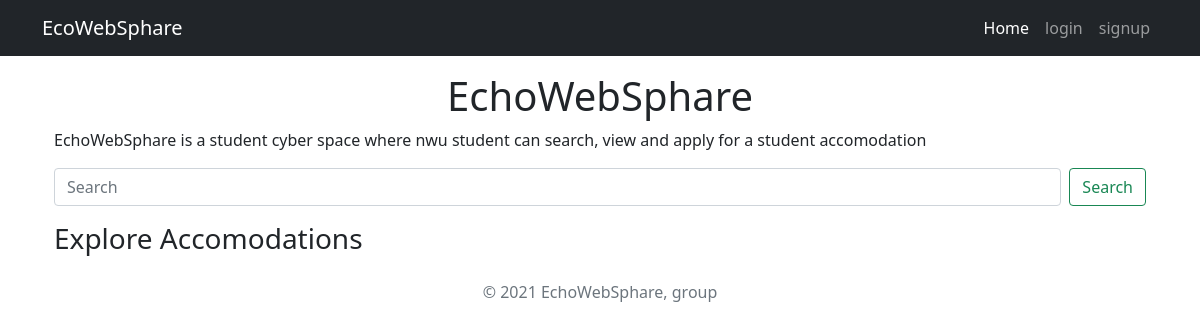
The app's page /, older data.
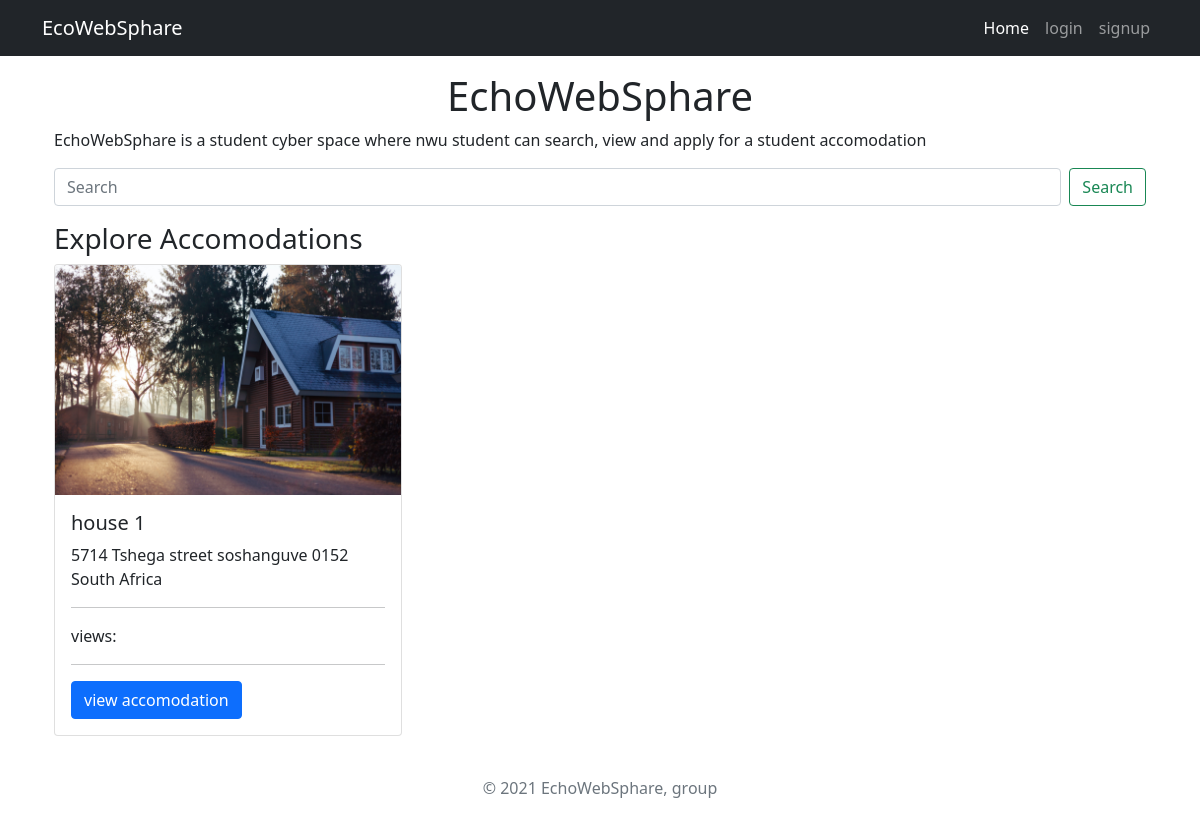
The same page, newer data.
### accomodations/models.py (models this page shows, shortened)
class Accomodation(models.Model, HitCountMixin):
    owner = models.ForeignKey(settings.AUTH_USER_MODEL,on_delete=models.CASCADE, related_name="owner")
    title = models.CharField(max_length=255, unique=True)
    address = models.OneToOneField(Address, on_delete=models.CASCADE)
    hit_count_generic = GenericRelation(HitCount, object_id_field='object_pk',related_query_name='hit_count_generic_relation')
    likes = models.ManyToManyField(settings.AUTH_USER_MODEL, blank=True, related_name='accomodation_likes')
    image_1 = models.ImageField(upload_to='images', null=True, blank=True)
    image_2 = models.ImageField(upload_to='images', null=True, blank=True)
    image_3 = models.ImageField(upload_to='images', null=True, blank=True)
    image_4 = models.ImageField(upload_to='images', null=True, blank=True)
    image_5 = models.ImageField(upload_to='images', null=True, blank=True)
    description = QuillField(null=True, blank=True)
    applied = models.ManyToManyField(settings.AUTH_USER_MODEL,default=None, blank=True, related_name="applied")
    date_added = models.DateTimeField(auto_now_add=True)

class Address(models.Model):
    class ProvinceChoice(models.TextChoices):
        GAUTENG = 'GP', ('Gauteng')
    house_number = models.CharField(max_length=20,default="5714")
    street_name = models.CharField(max_length=255,default="Tshega street")
    provice = models.CharField(max_length=2,choices=ProvinceChoice.choices,default=ProvinceChoice.GAUTENG)
    locality = models.CharField(max_length=255, null=True,blank=True, default="soshanguve")
    municipality = models.CharField(max_length=255,default="Tshwane")
    postal_code = models.CharField(max_length=10,default="0152")
    country = models.CharField(default="South Africa", max_length=12, editable=False)
    def __str__(self):
        return f"{self.house_number} {self.street_name} {self.locality} {self.postal_code} {self.country}"

### accomodations/views.py (the view)
# urls.py: path('', AccomodationList.as_view(), name='home'),
class AccomodationList(ListView):
    model = Accomodation
    paginate_by = 10
    template_name = 'home.html'

### templates/home.html (shortened to what this page needs)
{% extends 'base.html' %}
{% load hitcount_tags %}
{% load crispy_forms_tags %}
{% block content %}
<div class="container mt-3">
    <h1 class="d-flex justify-content-center">
        EchoWebSphare
    </h1>
    <p>
        EchoWebSphare is a student cyber space where nwu student can search, view and apply for a student
        accomodation
    </p>
</div>
<div class="container mt-3 mb-3">
    <div class="justify-content-center">
        <form class="d-flex Bootstrap" action="{% url 'search_results' %}" method="get">
            <input name="q" class="form-control me-2" type="search" placeholder="Search" aria-label="Search">
            <button class="btn btn-outline-success" type="submit">Search</button>
        </form>
    </div>
</div>
<section class="container">
    <div class="">
        <h3>
            Explore Accomodations
        </h3>
    </div>
    <div class="row row-cols-1 row-cols-md-2 row-cols-lg-3 row-cols-sm-auto g-4">
        {% for house in accomodation_list %}
        <div class="col">
            <div class="card">
                <img src="{{house.image_1.url}}" class="card-img-top" alt="...">
                <div class="card-body">
                    <h5 class="card-title">{{house.title}}</h5>
                    <p class="card-text">{{house.address}}</p>
                    <hr>
                    <span>views: {% get_hit_count for house %}</span>
                    <hr>
                    <a href="{% url 'accomodation-detail' house.id %}" class="btn btn-primary">view accomodation</a>
                </div>
            </div>
        </div>
        {% endfor %}
    </div>
</section>
{% endblock %}

### templates/base.html (shortened to what this page needs)
{% load crispy_forms_tags %}
<!doctype html>
<html lang="en">
<head>
  <link href="https://cdn.jsdelivr.net/npm/bootstrap@5.1.2/dist/css/bootstrap.min.css" rel="stylesheet">
</head>
<body>
  <nav class="navbar navbar-expand-lg navbar-dark bg-dark">
    <div class="container">
      <a class="navbar-brand" href="{% url 'home' %}">EcoWebSphare</a>
      <div class="collapse navbar-collapse" id="navbarSupportedContent">
        <ul class="navbar-nav ms-auto mb-2 mb-lg-0">
          <li class="nav-item">
            <a class="nav-link active" aria-current="page" href="{% url 'home' %}">Home</a>
          </li>
          {% if user.is_authenticated %}
          <li class="nav-item">
            <a class="nav-link active" aria-current="page" href="{% url 'dashboard' %}">Dashboard</a>
          </li>
          <li class="nav-item">
            <a class="nav-link active" aria-current="page" href="{% url 'logout' %}">logout</a>
          </li>
          {% else %}
          <li class="nav-item">
            <a class="nav-link" href="{% url 'login' %}">login</a>
          </li>
          <li class="nav-item">
            <a class="nav-link" href="{% url 'signup' %}">signup</a>
          </li>
          {% endif %}
        </ul>
      </div>
    </div>
  </nav>
<div class="container">
    {% block content %}
  {% endblock content %}
</div>
  <div class="container">
    <footer class="py-3 my-4">
      <p class="text-center text-muted">© 2021 EchoWebSphare, group</p>
    </footer>
  </div>
</body>
</html>

Row changes from the older to the newer data that the page shows:
added Accomodation: image_1 (picture), title "house 1", address "5714 Tshega street soshanguve 0152 South Africa"
